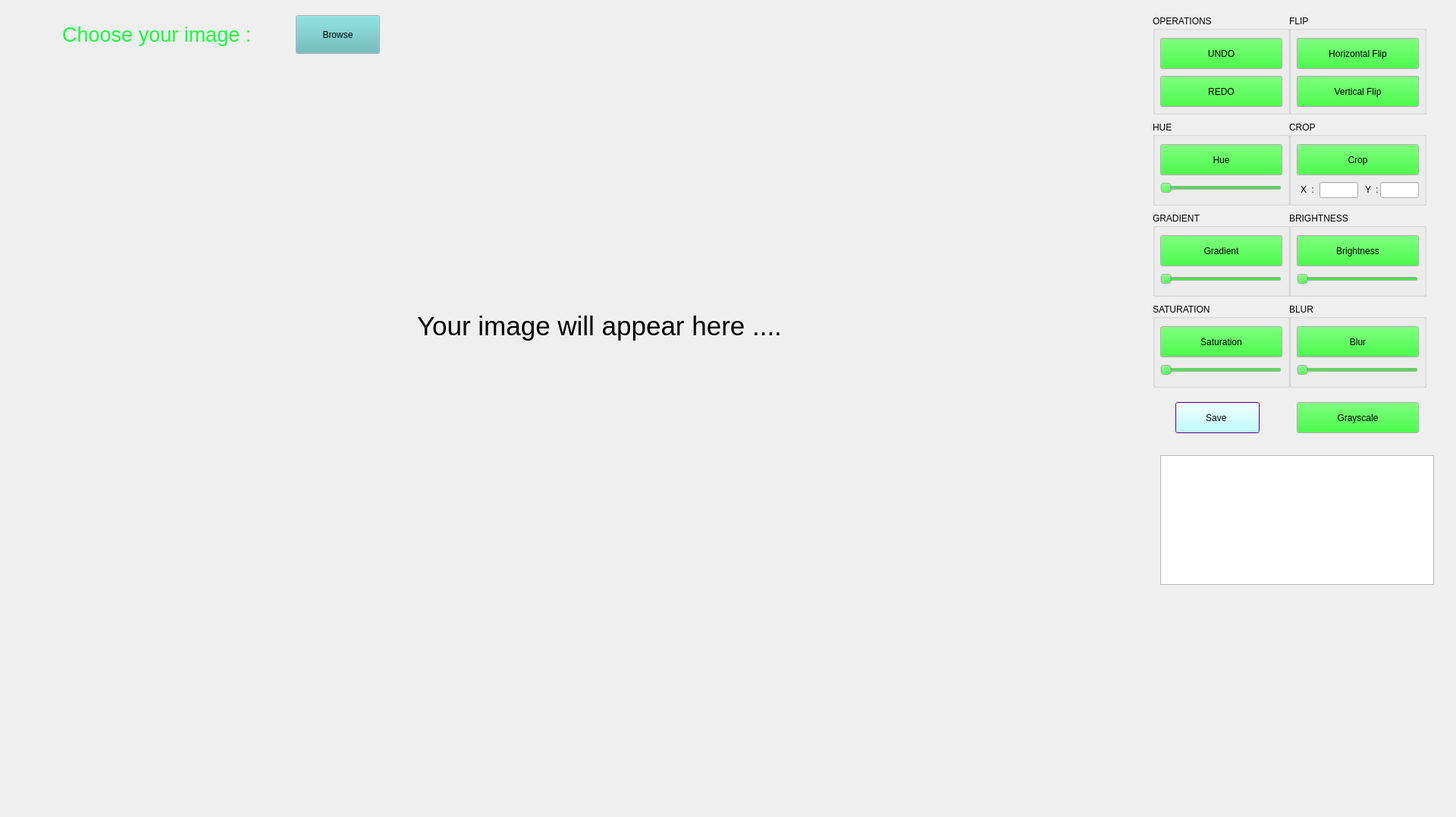
<?xml version="1.0" encoding="UTF-8"?>
<ui version="4.0">
 <class>miniprojClass</class>
 <widget class="QMainWindow" name="miniprojClass">
  <property name="geometry">
   <rect>
    <x>0</x>
    <y>0</y>
    <width>1920</width>
    <height>1077</height>
   </rect>
  </property>
  <property name="maximumSize">
   <size>
    <width>16777215</width>
    <height>16777215</height>
   </size>
  </property>
  <property name="windowTitle">
   <string>miniproj</string>
  </property>
  <widget class="QWidget" name="centralWidget">
   <widget class="QLabel" name="imageLabel">
    <property name="geometry">
     <rect>
      <x>70</x>
      <y>90</y>
      <width>1441</width>
      <height>721</height>
     </rect>
    </property>
    <property name="maximumSize">
     <size>
      <width>1920</width>
      <height>1080</height>
     </size>
    </property>
    <property name="text">
     <string>&lt;html&gt;&lt;head/&gt;&lt;body&gt;&lt;p align=&quot;center&quot;&gt;&lt;span style=&quot; font-size:26pt;&quot;&gt;Your image will appear here ....&lt;/span&gt;&lt;/p&gt;&lt;p align=&quot;center&quot;&gt;&lt;br/&gt;&lt;/p&gt;&lt;/body&gt;&lt;/html&gt;</string>
    </property>
   </widget>
   <widget class="QPushButton" name="browseButton">
    <property name="geometry">
     <rect>
      <x>390</x>
      <y>20</y>
      <width>111</width>
      <height>51</height>
     </rect>
    </property>
    <property name="minimumSize">
     <size>
      <width>0</width>
      <height>24</height>
     </size>
    </property>
    <property name="palette">
     <palette>
      <active>
       <colorrole role="WindowText">
        <brush brushstyle="SolidPattern">
         <color alpha="255">
          <red>0</red>
          <green>0</green>
          <blue>0</blue>
         </color>
        </brush>
       </colorrole>
       <colorrole role="Button">
        <brush brushstyle="SolidPattern">
         <color alpha="255">
          <red>95</red>
          <green>184</green>
          <blue>185</blue>
         </color>
        </brush>
       </colorrole>
      </active>
      <inactive>
       <colorrole role="WindowText">
        <brush brushstyle="SolidPattern">
         <color alpha="255">
          <red>0</red>
          <green>0</green>
          <blue>0</blue>
         </color>
        </brush>
       </colorrole>
       <colorrole role="Button">
        <brush brushstyle="SolidPattern">
         <color alpha="255">
          <red>95</red>
          <green>184</green>
          <blue>185</blue>
         </color>
        </brush>
       </colorrole>
      </inactive>
      <disabled>
       <colorrole role="Button">
        <brush brushstyle="SolidPattern">
         <color alpha="255">
          <red>95</red>
          <green>184</green>
          <blue>185</blue>
         </color>
        </brush>
       </colorrole>
      </disabled>
     </palette>
    </property>
    <property name="text">
     <string>Browse</string>
    </property>
   </widget>
   <widget class="QPushButton" name="grayscaleButton">
    <property name="geometry">
     <rect>
      <x>1710</x>
      <y>530</y>
      <width>161</width>
      <height>41</height>
     </rect>
    </property>
    <property name="palette">
     <palette>
      <active>
       <colorrole role="Button">
        <brush brushstyle="SolidPattern">
         <color alpha="255">
          <red>0</red>
          <green>255</green>
          <blue>0</blue>
         </color>
        </brush>
       </colorrole>
       <colorrole role="ButtonText">
        <brush brushstyle="SolidPattern">
         <color alpha="255">
          <red>0</red>
          <green>0</green>
          <blue>0</blue>
         </color>
        </brush>
       </colorrole>
      </active>
      <inactive>
       <colorrole role="Button">
        <brush brushstyle="SolidPattern">
         <color alpha="255">
          <red>0</red>
          <green>255</green>
          <blue>0</blue>
         </color>
        </brush>
       </colorrole>
       <colorrole role="ButtonText">
        <brush brushstyle="SolidPattern">
         <color alpha="255">
          <red>0</red>
          <green>0</green>
          <blue>0</blue>
         </color>
        </brush>
       </colorrole>
      </inactive>
      <disabled>
       <colorrole role="Button">
        <brush brushstyle="SolidPattern">
         <color alpha="255">
          <red>0</red>
          <green>255</green>
          <blue>0</blue>
         </color>
        </brush>
       </colorrole>
      </disabled>
     </palette>
    </property>
    <property name="text">
     <string>Grayscale</string>
    </property>
   </widget>
   <widget class="QPushButton" name="saveButton">
    <property name="geometry">
     <rect>
      <x>1550</x>
      <y>530</y>
      <width>111</width>
      <height>41</height>
     </rect>
    </property>
    <property name="palette">
     <palette>
      <active>
       <colorrole role="WindowText">
        <brush brushstyle="SolidPattern">
         <color alpha="255">
          <red>0</red>
          <green>0</green>
          <blue>0</blue>
         </color>
        </brush>
       </colorrole>
       <colorrole role="Button">
        <brush brushstyle="SolidPattern">
         <color alpha="255">
          <red>170</red>
          <green>255</green>
          <blue>255</blue>
         </color>
        </brush>
       </colorrole>
       <colorrole role="Light">
        <brush brushstyle="SolidPattern">
         <color alpha="255">
          <red>152</red>
          <green>27</green>
          <blue>255</blue>
         </color>
        </brush>
       </colorrole>
       <colorrole role="Midlight">
        <brush brushstyle="SolidPattern">
         <color alpha="255">
          <red>127</red>
          <green>14</green>
          <blue>220</blue>
         </color>
        </brush>
       </colorrole>
       <colorrole role="Dark">
        <brush brushstyle="SolidPattern">
         <color alpha="255">
          <red>51</red>
          <green>1</green>
          <blue>93</blue>
         </color>
        </brush>
       </colorrole>
       <colorrole role="Mid">
        <brush brushstyle="SolidPattern">
         <color alpha="255">
          <red>69</red>
          <green>1</green>
          <blue>124</blue>
         </color>
        </brush>
       </colorrole>
       <colorrole role="Text">
        <brush brushstyle="SolidPattern">
         <color alpha="255">
          <red>0</red>
          <green>0</green>
          <blue>0</blue>
         </color>
        </brush>
       </colorrole>
       <colorrole role="BrightText">
        <brush brushstyle="SolidPattern">
         <color alpha="255">
          <red>255</red>
          <green>255</green>
          <blue>255</blue>
         </color>
        </brush>
       </colorrole>
       <colorrole role="ButtonText">
        <brush brushstyle="SolidPattern">
         <color alpha="255">
          <red>0</red>
          <green>0</green>
          <blue>0</blue>
         </color>
        </brush>
       </colorrole>
       <colorrole role="Base">
        <brush brushstyle="SolidPattern">
         <color alpha="255">
          <red>255</red>
          <green>255</green>
          <blue>255</blue>
         </color>
        </brush>
       </colorrole>
       <colorrole role="Window">
        <brush brushstyle="SolidPattern">
         <color alpha="255">
          <red>103</red>
          <green>2</green>
          <blue>186</blue>
         </color>
        </brush>
       </colorrole>
       <colorrole role="Shadow">
        <brush brushstyle="SolidPattern">
         <color alpha="255">
          <red>0</red>
          <green>0</green>
          <blue>0</blue>
         </color>
        </brush>
       </colorrole>
       <colorrole role="AlternateBase">
        <brush brushstyle="SolidPattern">
         <color alpha="255">
          <red>179</red>
          <green>128</green>
          <blue>220</blue>
         </color>
        </brush>
       </colorrole>
       <colorrole role="ToolTipBase">
        <brush brushstyle="SolidPattern">
         <color alpha="255">
          <red>255</red>
          <green>255</green>
          <blue>220</blue>
         </color>
        </brush>
       </colorrole>
       <colorrole role="ToolTipText">
        <brush brushstyle="SolidPattern">
         <color alpha="255">
          <red>0</red>
          <green>0</green>
          <blue>0</blue>
         </color>
        </brush>
       </colorrole>
       <colorrole role="PlaceholderText">
        <brush brushstyle="SolidPattern">
         <color alpha="127">
          <red>0</red>
          <green>0</green>
          <blue>0</blue>
         </color>
        </brush>
       </colorrole>
       <colorrole role="Accent">
        <brush brushstyle="SolidPattern">
         <color alpha="255">
          <red>255</red>
          <green>255</green>
          <blue>255</blue>
         </color>
        </brush>
       </colorrole>
      </active>
      <inactive>
       <colorrole role="WindowText">
        <brush brushstyle="SolidPattern">
         <color alpha="255">
          <red>0</red>
          <green>0</green>
          <blue>0</blue>
         </color>
        </brush>
       </colorrole>
       <colorrole role="Button">
        <brush brushstyle="SolidPattern">
         <color alpha="255">
          <red>170</red>
          <green>255</green>
          <blue>255</blue>
         </color>
        </brush>
       </colorrole>
       <colorrole role="Light">
        <brush brushstyle="SolidPattern">
         <color alpha="255">
          <red>152</red>
          <green>27</green>
          <blue>255</blue>
         </color>
        </brush>
       </colorrole>
       <colorrole role="Midlight">
        <brush brushstyle="SolidPattern">
         <color alpha="255">
          <red>127</red>
          <green>14</green>
          <blue>220</blue>
         </color>
        </brush>
       </colorrole>
       <colorrole role="Dark">
        <brush brushstyle="SolidPattern">
         <color alpha="255">
          <red>51</red>
          <green>1</green>
          <blue>93</blue>
         </color>
        </brush>
       </colorrole>
       <colorrole role="Mid">
        <brush brushstyle="SolidPattern">
         <color alpha="255">
          <red>69</red>
          <green>1</green>
          <blue>124</blue>
         </color>
        </brush>
       </colorrole>
       <colorrole role="Text">
        <brush brushstyle="SolidPattern">
         <color alpha="255">
          <red>0</red>
          <green>0</green>
          <blue>0</blue>
         </color>
        </brush>
       </colorrole>
       <colorrole role="BrightText">
        <brush brushstyle="SolidPattern">
         <color alpha="255">
          <red>255</red>
          <green>255</green>
          <blue>255</blue>
         </color>
        </brush>
       </colorrole>
       <colorrole role="ButtonText">
        <brush brushstyle="SolidPattern">
         <color alpha="255">
          <red>0</red>
          <green>0</green>
          <blue>0</blue>
         </color>
        </brush>
       </colorrole>
       <colorrole role="Base">
        <brush brushstyle="SolidPattern">
         <color alpha="255">
          <red>255</red>
          <green>255</green>
          <blue>255</blue>
         </color>
        </brush>
       </colorrole>
       <colorrole role="Window">
        <brush brushstyle="SolidPattern">
         <color alpha="255">
          <red>103</red>
          <green>2</green>
          <blue>186</blue>
         </color>
        </brush>
       </colorrole>
       <colorrole role="Shadow">
        <brush brushstyle="SolidPattern">
         <color alpha="255">
          <red>0</red>
          <green>0</green>
          <blue>0</blue>
         </color>
        </brush>
       </colorrole>
       <colorrole role="AlternateBase">
        <brush brushstyle="SolidPattern">
         <color alpha="255">
          <red>179</red>
          <green>128</green>
          <blue>220</blue>
         </color>
        </brush>
       </colorrole>
       <colorrole role="ToolTipBase">
        <brush brushstyle="SolidPattern">
         <color alpha="255">
          <red>255</red>
          <green>255</green>
          <blue>220</blue>
         </color>
        </brush>
       </colorrole>
       <colorrole role="ToolTipText">
        <brush brushstyle="SolidPattern">
         <color alpha="255">
          <red>0</red>
          <green>0</green>
          <blue>0</blue>
         </color>
        </brush>
       </colorrole>
       <colorrole role="PlaceholderText">
        <brush brushstyle="SolidPattern">
         <color alpha="127">
          <red>0</red>
          <green>0</green>
          <blue>0</blue>
         </color>
        </brush>
       </colorrole>
       <colorrole role="Accent">
        <brush brushstyle="SolidPattern">
         <color alpha="255">
          <red>255</red>
          <green>255</green>
          <blue>255</blue>
         </color>
        </brush>
       </colorrole>
      </inactive>
      <disabled>
       <colorrole role="WindowText">
        <brush brushstyle="SolidPattern">
         <color alpha="255">
          <red>51</red>
          <green>1</green>
          <blue>93</blue>
         </color>
        </brush>
       </colorrole>
       <colorrole role="Button">
        <brush brushstyle="SolidPattern">
         <color alpha="255">
          <red>170</red>
          <green>255</green>
          <blue>255</blue>
         </color>
        </brush>
       </colorrole>
       <colorrole role="Light">
        <brush brushstyle="SolidPattern">
         <color alpha="255">
          <red>152</red>
          <green>27</green>
          <blue>255</blue>
         </color>
        </brush>
       </colorrole>
       <colorrole role="Midlight">
        <brush brushstyle="SolidPattern">
         <color alpha="255">
          <red>127</red>
          <green>14</green>
          <blue>220</blue>
         </color>
        </brush>
       </colorrole>
       <colorrole role="Dark">
        <brush brushstyle="SolidPattern">
         <color alpha="255">
          <red>51</red>
          <green>1</green>
          <blue>93</blue>
         </color>
        </brush>
       </colorrole>
       <colorrole role="Mid">
        <brush brushstyle="SolidPattern">
         <color alpha="255">
          <red>69</red>
          <green>1</green>
          <blue>124</blue>
         </color>
        </brush>
       </colorrole>
       <colorrole role="Text">
        <brush brushstyle="SolidPattern">
         <color alpha="255">
          <red>51</red>
          <green>1</green>
          <blue>93</blue>
         </color>
        </brush>
       </colorrole>
       <colorrole role="BrightText">
        <brush brushstyle="SolidPattern">
         <color alpha="255">
          <red>255</red>
          <green>255</green>
          <blue>255</blue>
         </color>
        </brush>
       </colorrole>
       <colorrole role="ButtonText">
        <brush brushstyle="SolidPattern">
         <color alpha="255">
          <red>51</red>
          <green>1</green>
          <blue>93</blue>
         </color>
        </brush>
       </colorrole>
       <colorrole role="Base">
        <brush brushstyle="SolidPattern">
         <color alpha="255">
          <red>103</red>
          <green>2</green>
          <blue>186</blue>
         </color>
        </brush>
       </colorrole>
       <colorrole role="Window">
        <brush brushstyle="SolidPattern">
         <color alpha="255">
          <red>103</red>
          <green>2</green>
          <blue>186</blue>
         </color>
        </brush>
       </colorrole>
       <colorrole role="Shadow">
        <brush brushstyle="SolidPattern">
         <color alpha="255">
          <red>0</red>
          <green>0</green>
          <blue>0</blue>
         </color>
        </brush>
       </colorrole>
       <colorrole role="AlternateBase">
        <brush brushstyle="SolidPattern">
         <color alpha="255">
          <red>103</red>
          <green>2</green>
          <blue>186</blue>
         </color>
        </brush>
       </colorrole>
       <colorrole role="ToolTipBase">
        <brush brushstyle="SolidPattern">
         <color alpha="255">
          <red>255</red>
          <green>255</green>
          <blue>220</blue>
         </color>
        </brush>
       </colorrole>
       <colorrole role="ToolTipText">
        <brush brushstyle="SolidPattern">
         <color alpha="255">
          <red>0</red>
          <green>0</green>
          <blue>0</blue>
         </color>
        </brush>
       </colorrole>
       <colorrole role="PlaceholderText">
        <brush brushstyle="SolidPattern">
         <color alpha="127">
          <red>51</red>
          <green>1</green>
          <blue>93</blue>
         </color>
        </brush>
       </colorrole>
       <colorrole role="Accent">
        <brush brushstyle="SolidPattern">
         <color alpha="255">
          <red>134</red>
          <green>3</green>
          <blue>242</blue>
         </color>
        </brush>
       </colorrole>
      </disabled>
     </palette>
    </property>
    <property name="text">
     <string>Save </string>
    </property>
   </widget>
   <widget class="QLabel" name="label_3">
    <property name="geometry">
     <rect>
      <x>60</x>
      <y>20</y>
      <width>301</width>
      <height>51</height>
     </rect>
    </property>
    <property name="text">
     <string>&lt;html&gt;&lt;head/&gt;&lt;body&gt;&lt;p align=&quot;center&quot;&gt;&lt;span style=&quot; font-size:20pt; color:#15ff38;&quot;&gt;Choose your image : &lt;/span&gt;&lt;/p&gt;&lt;/body&gt;&lt;/html&gt;</string>
    </property>
   </widget>
   <widget class="QGroupBox" name="groupBox">
    <property name="geometry">
     <rect>
      <x>1700</x>
      <y>400</y>
      <width>181</width>
      <height>111</height>
     </rect>
    </property>
    <property name="title">
     <string>BLUR</string>
    </property>
    <widget class="QPushButton" name="blurButton">
     <property name="geometry">
      <rect>
       <x>10</x>
       <y>30</y>
       <width>161</width>
       <height>41</height>
      </rect>
     </property>
     <property name="palette">
      <palette>
       <active>
        <colorrole role="Button">
         <brush brushstyle="SolidPattern">
          <color alpha="255">
           <red>0</red>
           <green>255</green>
           <blue>0</blue>
          </color>
         </brush>
        </colorrole>
        <colorrole role="ButtonText">
         <brush brushstyle="SolidPattern">
          <color alpha="255">
           <red>0</red>
           <green>0</green>
           <blue>0</blue>
          </color>
         </brush>
        </colorrole>
       </active>
       <inactive>
        <colorrole role="Button">
         <brush brushstyle="SolidPattern">
          <color alpha="255">
           <red>0</red>
           <green>255</green>
           <blue>0</blue>
          </color>
         </brush>
        </colorrole>
        <colorrole role="ButtonText">
         <brush brushstyle="SolidPattern">
          <color alpha="255">
           <red>0</red>
           <green>0</green>
           <blue>0</blue>
          </color>
         </brush>
        </colorrole>
       </inactive>
       <disabled>
        <colorrole role="Button">
         <brush brushstyle="SolidPattern">
          <color alpha="255">
           <red>0</red>
           <green>255</green>
           <blue>0</blue>
          </color>
         </brush>
        </colorrole>
       </disabled>
      </palette>
     </property>
     <property name="text">
      <string>Blur</string>
     </property>
    </widget>
    <widget class="QSlider" name="blurSlider">
     <property name="geometry">
      <rect>
       <x>10</x>
       <y>80</y>
       <width>160</width>
       <height>16</height>
      </rect>
     </property>
     <property name="palette">
      <palette>
       <active>
        <colorrole role="Button">
         <brush brushstyle="SolidPattern">
          <color alpha="255">
           <red>0</red>
           <green>255</green>
           <blue>0</blue>
          </color>
         </brush>
        </colorrole>
       </active>
       <inactive>
        <colorrole role="Button">
         <brush brushstyle="SolidPattern">
          <color alpha="255">
           <red>0</red>
           <green>255</green>
           <blue>0</blue>
          </color>
         </brush>
        </colorrole>
       </inactive>
       <disabled>
        <colorrole role="Button">
         <brush brushstyle="SolidPattern">
          <color alpha="255">
           <red>0</red>
           <green>255</green>
           <blue>0</blue>
          </color>
         </brush>
        </colorrole>
       </disabled>
      </palette>
     </property>
     <property name="orientation">
      <enum>Qt::Orientation::Horizontal</enum>
     </property>
    </widget>
   </widget>
   <widget class="QGroupBox" name="groupBox_2">
    <property name="geometry">
     <rect>
      <x>1700</x>
      <y>20</y>
      <width>181</width>
      <height>131</height>
     </rect>
    </property>
    <property name="title">
     <string>FLIP</string>
    </property>
    <widget class="QPushButton" name="HflipButton">
     <property name="geometry">
      <rect>
       <x>10</x>
       <y>30</y>
       <width>161</width>
       <height>41</height>
      </rect>
     </property>
     <property name="palette">
      <palette>
       <active>
        <colorrole role="Button">
         <brush brushstyle="SolidPattern">
          <color alpha="255">
           <red>0</red>
           <green>255</green>
           <blue>0</blue>
          </color>
         </brush>
        </colorrole>
        <colorrole role="ButtonText">
         <brush brushstyle="SolidPattern">
          <color alpha="255">
           <red>0</red>
           <green>0</green>
           <blue>0</blue>
          </color>
         </brush>
        </colorrole>
       </active>
       <inactive>
        <colorrole role="Button">
         <brush brushstyle="SolidPattern">
          <color alpha="255">
           <red>0</red>
           <green>255</green>
           <blue>0</blue>
          </color>
         </brush>
        </colorrole>
        <colorrole role="ButtonText">
         <brush brushstyle="SolidPattern">
          <color alpha="255">
           <red>0</red>
           <green>0</green>
           <blue>0</blue>
          </color>
         </brush>
        </colorrole>
       </inactive>
       <disabled>
        <colorrole role="Button">
         <brush brushstyle="SolidPattern">
          <color alpha="255">
           <red>0</red>
           <green>255</green>
           <blue>0</blue>
          </color>
         </brush>
        </colorrole>
       </disabled>
      </palette>
     </property>
     <property name="text">
      <string>Horizontal Flip</string>
     </property>
    </widget>
    <widget class="QPushButton" name="VflipButton">
     <property name="geometry">
      <rect>
       <x>10</x>
       <y>80</y>
       <width>161</width>
       <height>41</height>
      </rect>
     </property>
     <property name="palette">
      <palette>
       <active>
        <colorrole role="Button">
         <brush brushstyle="SolidPattern">
          <color alpha="255">
           <red>0</red>
           <green>255</green>
           <blue>0</blue>
          </color>
         </brush>
        </colorrole>
        <colorrole role="ButtonText">
         <brush brushstyle="SolidPattern">
          <color alpha="255">
           <red>0</red>
           <green>0</green>
           <blue>0</blue>
          </color>
         </brush>
        </colorrole>
       </active>
       <inactive>
        <colorrole role="Button">
         <brush brushstyle="SolidPattern">
          <color alpha="255">
           <red>0</red>
           <green>255</green>
           <blue>0</blue>
          </color>
         </brush>
        </colorrole>
        <colorrole role="ButtonText">
         <brush brushstyle="SolidPattern">
          <color alpha="255">
           <red>0</red>
           <green>0</green>
           <blue>0</blue>
          </color>
         </brush>
        </colorrole>
       </inactive>
       <disabled>
        <colorrole role="Button">
         <brush brushstyle="SolidPattern">
          <color alpha="255">
           <red>0</red>
           <green>255</green>
           <blue>0</blue>
          </color>
         </brush>
        </colorrole>
       </disabled>
      </palette>
     </property>
     <property name="text">
      <string>Vertical Flip</string>
     </property>
    </widget>
   </widget>
   <widget class="QGroupBox" name="groupBox_3">
    <property name="geometry">
     <rect>
      <x>1700</x>
      <y>160</y>
      <width>181</width>
      <height>111</height>
     </rect>
    </property>
    <property name="title">
     <string>CROP</string>
    </property>
    <widget class="QLabel" name="label_2">
     <property name="geometry">
      <rect>
       <x>100</x>
       <y>80</y>
       <width>21</width>
       <height>20</height>
      </rect>
     </property>
     <property name="text">
      <string>Y  :</string>
     </property>
    </widget>
    <widget class="QPushButton" name="cropButton">
     <property name="geometry">
      <rect>
       <x>10</x>
       <y>30</y>
       <width>161</width>
       <height>41</height>
      </rect>
     </property>
     <property name="palette">
      <palette>
       <active>
        <colorrole role="Button">
         <brush brushstyle="SolidPattern">
          <color alpha="255">
           <red>0</red>
           <green>255</green>
           <blue>0</blue>
          </color>
         </brush>
        </colorrole>
        <colorrole role="ButtonText">
         <brush brushstyle="SolidPattern">
          <color alpha="255">
           <red>0</red>
           <green>0</green>
           <blue>0</blue>
          </color>
         </brush>
        </colorrole>
       </active>
       <inactive>
        <colorrole role="Button">
         <brush brushstyle="SolidPattern">
          <color alpha="255">
           <red>0</red>
           <green>255</green>
           <blue>0</blue>
          </color>
         </brush>
        </colorrole>
        <colorrole role="ButtonText">
         <brush brushstyle="SolidPattern">
          <color alpha="255">
           <red>0</red>
           <green>0</green>
           <blue>0</blue>
          </color>
         </brush>
        </colorrole>
       </inactive>
       <disabled>
        <colorrole role="Button">
         <brush brushstyle="SolidPattern">
          <color alpha="255">
           <red>0</red>
           <green>255</green>
           <blue>0</blue>
          </color>
         </brush>
        </colorrole>
       </disabled>
      </palette>
     </property>
     <property name="text">
      <string>Crop</string>
     </property>
    </widget>
    <widget class="QLineEdit" name="axisY">
     <property name="geometry">
      <rect>
       <x>120</x>
       <y>80</y>
       <width>51</width>
       <height>21</height>
      </rect>
     </property>
     <property name="palette">
      <palette>
       <active>
        <colorrole role="Button">
         <brush brushstyle="SolidPattern">
          <color alpha="255">
           <red>0</red>
           <green>170</green>
           <blue>0</blue>
          </color>
         </brush>
        </colorrole>
       </active>
       <inactive>
        <colorrole role="Button">
         <brush brushstyle="SolidPattern">
          <color alpha="255">
           <red>0</red>
           <green>170</green>
           <blue>0</blue>
          </color>
         </brush>
        </colorrole>
       </inactive>
       <disabled>
        <colorrole role="Button">
         <brush brushstyle="SolidPattern">
          <color alpha="255">
           <red>0</red>
           <green>170</green>
           <blue>0</blue>
          </color>
         </brush>
        </colorrole>
       </disabled>
      </palette>
     </property>
    </widget>
    <widget class="QLineEdit" name="axisX">
     <property name="geometry">
      <rect>
       <x>40</x>
       <y>80</y>
       <width>51</width>
       <height>21</height>
      </rect>
     </property>
     <property name="palette">
      <palette>
       <active>
        <colorrole role="Button">
         <brush brushstyle="SolidPattern">
          <color alpha="255">
           <red>0</red>
           <green>170</green>
           <blue>0</blue>
          </color>
         </brush>
        </colorrole>
       </active>
       <inactive>
        <colorrole role="Button">
         <brush brushstyle="SolidPattern">
          <color alpha="255">
           <red>0</red>
           <green>170</green>
           <blue>0</blue>
          </color>
         </brush>
        </colorrole>
       </inactive>
       <disabled>
        <colorrole role="Button">
         <brush brushstyle="SolidPattern">
          <color alpha="255">
           <red>0</red>
           <green>170</green>
           <blue>0</blue>
          </color>
         </brush>
        </colorrole>
       </disabled>
      </palette>
     </property>
     <property name="text">
      <string/>
     </property>
    </widget>
    <widget class="QLabel" name="label">
     <property name="geometry">
      <rect>
       <x>15</x>
       <y>80</y>
       <width>21</width>
       <height>20</height>
      </rect>
     </property>
     <property name="text">
      <string>X  :</string>
     </property>
    </widget>
   </widget>
   <widget class="QGroupBox" name="groupBox_5">
    <property name="geometry">
     <rect>
      <x>1700</x>
      <y>280</y>
      <width>181</width>
      <height>111</height>
     </rect>
    </property>
    <property name="title">
     <string>BRIGHTNESS</string>
    </property>
    <widget class="QPushButton" name="brightnessButton">
     <property name="geometry">
      <rect>
       <x>10</x>
       <y>30</y>
       <width>161</width>
       <height>41</height>
      </rect>
     </property>
     <property name="palette">
      <palette>
       <active>
        <colorrole role="Button">
         <brush brushstyle="SolidPattern">
          <color alpha="255">
           <red>0</red>
           <green>255</green>
           <blue>0</blue>
          </color>
         </brush>
        </colorrole>
        <colorrole role="ButtonText">
         <brush brushstyle="SolidPattern">
          <color alpha="255">
           <red>0</red>
           <green>0</green>
           <blue>0</blue>
          </color>
         </brush>
        </colorrole>
       </active>
       <inactive>
        <colorrole role="Button">
         <brush brushstyle="SolidPattern">
          <color alpha="255">
           <red>0</red>
           <green>255</green>
           <blue>0</blue>
          </color>
         </brush>
        </colorrole>
        <colorrole role="ButtonText">
         <brush brushstyle="SolidPattern">
          <color alpha="255">
           <red>0</red>
           <green>0</green>
           <blue>0</blue>
          </color>
         </brush>
        </colorrole>
       </inactive>
       <disabled>
        <colorrole role="Button">
         <brush brushstyle="SolidPattern">
          <color alpha="255">
           <red>0</red>
           <green>255</green>
           <blue>0</blue>
          </color>
         </brush>
        </colorrole>
       </disabled>
      </palette>
     </property>
     <property name="text">
      <string>Brightness</string>
     </property>
    </widget>
    <widget class="QSlider" name="brightnessSlider">
     <property name="geometry">
      <rect>
       <x>10</x>
       <y>80</y>
       <width>160</width>
       <height>16</height>
      </rect>
     </property>
     <property name="palette">
      <palette>
       <active>
        <colorrole role="Button">
         <brush brushstyle="SolidPattern">
          <color alpha="255">
           <red>0</red>
           <green>255</green>
           <blue>0</blue>
          </color>
         </brush>
        </colorrole>
        <colorrole role="Base">
         <brush brushstyle="SolidPattern">
          <color alpha="255">
           <red>0</red>
           <green>255</green>
           <blue>127</blue>
          </color>
         </brush>
        </colorrole>
       </active>
       <inactive>
        <colorrole role="Button">
         <brush brushstyle="SolidPattern">
          <color alpha="255">
           <red>0</red>
           <green>255</green>
           <blue>0</blue>
          </color>
         </brush>
        </colorrole>
        <colorrole role="Base">
         <brush brushstyle="SolidPattern">
          <color alpha="255">
           <red>0</red>
           <green>255</green>
           <blue>127</blue>
          </color>
         </brush>
        </colorrole>
       </inactive>
       <disabled>
        <colorrole role="Button">
         <brush brushstyle="SolidPattern">
          <color alpha="255">
           <red>0</red>
           <green>255</green>
           <blue>0</blue>
          </color>
         </brush>
        </colorrole>
       </disabled>
      </palette>
     </property>
     <property name="orientation">
      <enum>Qt::Orientation::Horizontal</enum>
     </property>
    </widget>
   </widget>
   <widget class="QGroupBox" name="OPERATIONS">
    <property name="geometry">
     <rect>
      <x>1520</x>
      <y>20</y>
      <width>181</width>
      <height>131</height>
     </rect>
    </property>
    <property name="title">
     <string>OPERATIONS</string>
    </property>
    <widget class="QPushButton" name="undoButton">
     <property name="geometry">
      <rect>
       <x>10</x>
       <y>30</y>
       <width>161</width>
       <height>41</height>
      </rect>
     </property>
     <property name="palette">
      <palette>
       <active>
        <colorrole role="Button">
         <brush brushstyle="SolidPattern">
          <color alpha="255">
           <red>0</red>
           <green>255</green>
           <blue>0</blue>
          </color>
         </brush>
        </colorrole>
        <colorrole role="ButtonText">
         <brush brushstyle="SolidPattern">
          <color alpha="255">
           <red>0</red>
           <green>0</green>
           <blue>0</blue>
          </color>
         </brush>
        </colorrole>
       </active>
       <inactive>
        <colorrole role="Button">
         <brush brushstyle="SolidPattern">
          <color alpha="255">
           <red>0</red>
           <green>255</green>
           <blue>0</blue>
          </color>
         </brush>
        </colorrole>
        <colorrole role="ButtonText">
         <brush brushstyle="SolidPattern">
          <color alpha="255">
           <red>0</red>
           <green>0</green>
           <blue>0</blue>
          </color>
         </brush>
        </colorrole>
       </inactive>
       <disabled>
        <colorrole role="Button">
         <brush brushstyle="SolidPattern">
          <color alpha="255">
           <red>0</red>
           <green>255</green>
           <blue>0</blue>
          </color>
         </brush>
        </colorrole>
       </disabled>
      </palette>
     </property>
     <property name="text">
      <string>UNDO</string>
     </property>
    </widget>
    <widget class="QPushButton" name="redoButton">
     <property name="geometry">
      <rect>
       <x>10</x>
       <y>80</y>
       <width>161</width>
       <height>41</height>
      </rect>
     </property>
     <property name="palette">
      <palette>
       <active>
        <colorrole role="Button">
         <brush brushstyle="SolidPattern">
          <color alpha="255">
           <red>0</red>
           <green>255</green>
           <blue>0</blue>
          </color>
         </brush>
        </colorrole>
        <colorrole role="ButtonText">
         <brush brushstyle="SolidPattern">
          <color alpha="255">
           <red>0</red>
           <green>0</green>
           <blue>0</blue>
          </color>
         </brush>
        </colorrole>
       </active>
       <inactive>
        <colorrole role="Button">
         <brush brushstyle="SolidPattern">
          <color alpha="255">
           <red>0</red>
           <green>255</green>
           <blue>0</blue>
          </color>
         </brush>
        </colorrole>
        <colorrole role="ButtonText">
         <brush brushstyle="SolidPattern">
          <color alpha="255">
           <red>0</red>
           <green>0</green>
           <blue>0</blue>
          </color>
         </brush>
        </colorrole>
       </inactive>
       <disabled>
        <colorrole role="Button">
         <brush brushstyle="SolidPattern">
          <color alpha="255">
           <red>0</red>
           <green>255</green>
           <blue>0</blue>
          </color>
         </brush>
        </colorrole>
       </disabled>
      </palette>
     </property>
     <property name="text">
      <string>REDO</string>
     </property>
    </widget>
   </widget>
   <widget class="QGroupBox" name="groupBox_6">
    <property name="geometry">
     <rect>
      <x>1520</x>
      <y>160</y>
      <width>181</width>
      <height>111</height>
     </rect>
    </property>
    <property name="title">
     <string>HUE</string>
    </property>
    <widget class="QPushButton" name="hueButton">
     <property name="geometry">
      <rect>
       <x>10</x>
       <y>30</y>
       <width>161</width>
       <height>41</height>
      </rect>
     </property>
     <property name="palette">
      <palette>
       <active>
        <colorrole role="Button">
         <brush brushstyle="SolidPattern">
          <color alpha="255">
           <red>0</red>
           <green>255</green>
           <blue>0</blue>
          </color>
         </brush>
        </colorrole>
        <colorrole role="ButtonText">
         <brush brushstyle="SolidPattern">
          <color alpha="255">
           <red>0</red>
           <green>0</green>
           <blue>0</blue>
          </color>
         </brush>
        </colorrole>
       </active>
       <inactive>
        <colorrole role="Button">
         <brush brushstyle="SolidPattern">
          <color alpha="255">
           <red>0</red>
           <green>255</green>
           <blue>0</blue>
          </color>
         </brush>
        </colorrole>
        <colorrole role="ButtonText">
         <brush brushstyle="SolidPattern">
          <color alpha="255">
           <red>0</red>
           <green>0</green>
           <blue>0</blue>
          </color>
         </brush>
        </colorrole>
       </inactive>
       <disabled>
        <colorrole role="Button">
         <brush brushstyle="SolidPattern">
          <color alpha="255">
           <red>0</red>
           <green>255</green>
           <blue>0</blue>
          </color>
         </brush>
        </colorrole>
       </disabled>
      </palette>
     </property>
     <property name="text">
      <string>Hue</string>
     </property>
    </widget>
    <widget class="QSlider" name="hueSlider">
     <property name="geometry">
      <rect>
       <x>10</x>
       <y>80</y>
       <width>160</width>
       <height>16</height>
      </rect>
     </property>
     <property name="palette">
      <palette>
       <active>
        <colorrole role="Button">
         <brush brushstyle="SolidPattern">
          <color alpha="255">
           <red>0</red>
           <green>255</green>
           <blue>0</blue>
          </color>
         </brush>
        </colorrole>
        <colorrole role="Base">
         <brush brushstyle="SolidPattern">
          <color alpha="255">
           <red>0</red>
           <green>255</green>
           <blue>127</blue>
          </color>
         </brush>
        </colorrole>
       </active>
       <inactive>
        <colorrole role="Button">
         <brush brushstyle="SolidPattern">
          <color alpha="255">
           <red>0</red>
           <green>255</green>
           <blue>0</blue>
          </color>
         </brush>
        </colorrole>
        <colorrole role="Base">
         <brush brushstyle="SolidPattern">
          <color alpha="255">
           <red>0</red>
           <green>255</green>
           <blue>127</blue>
          </color>
         </brush>
        </colorrole>
       </inactive>
       <disabled>
        <colorrole role="Button">
         <brush brushstyle="SolidPattern">
          <color alpha="255">
           <red>0</red>
           <green>255</green>
           <blue>0</blue>
          </color>
         </brush>
        </colorrole>
       </disabled>
      </palette>
     </property>
     <property name="orientation">
      <enum>Qt::Orientation::Horizontal</enum>
     </property>
    </widget>
   </widget>
   <widget class="QGroupBox" name="groupBox_8">
    <property name="geometry">
     <rect>
      <x>1520</x>
      <y>280</y>
      <width>181</width>
      <height>111</height>
     </rect>
    </property>
    <property name="title">
     <string>GRADIENT</string>
    </property>
    <widget class="QPushButton" name="gradientButton">
     <property name="geometry">
      <rect>
       <x>10</x>
       <y>30</y>
       <width>161</width>
       <height>41</height>
      </rect>
     </property>
     <property name="palette">
      <palette>
       <active>
        <colorrole role="Button">
         <brush brushstyle="SolidPattern">
          <color alpha="255">
           <red>0</red>
           <green>255</green>
           <blue>0</blue>
          </color>
         </brush>
        </colorrole>
        <colorrole role="ButtonText">
         <brush brushstyle="SolidPattern">
          <color alpha="255">
           <red>0</red>
           <green>0</green>
           <blue>0</blue>
          </color>
         </brush>
        </colorrole>
       </active>
       <inactive>
        <colorrole role="Button">
         <brush brushstyle="SolidPattern">
          <color alpha="255">
           <red>0</red>
           <green>255</green>
           <blue>0</blue>
          </color>
         </brush>
        </colorrole>
        <colorrole role="ButtonText">
         <brush brushstyle="SolidPattern">
          <color alpha="255">
           <red>0</red>
           <green>0</green>
           <blue>0</blue>
          </color>
         </brush>
        </colorrole>
       </inactive>
       <disabled>
        <colorrole role="Button">
         <brush brushstyle="SolidPattern">
          <color alpha="255">
           <red>0</red>
           <green>255</green>
           <blue>0</blue>
          </color>
         </brush>
        </colorrole>
       </disabled>
      </palette>
     </property>
     <property name="text">
      <string>Gradient</string>
     </property>
    </widget>
    <widget class="QSlider" name="gradientSlider">
     <property name="geometry">
      <rect>
       <x>10</x>
       <y>80</y>
       <width>160</width>
       <height>16</height>
      </rect>
     </property>
     <property name="palette">
      <palette>
       <active>
        <colorrole role="Button">
         <brush brushstyle="SolidPattern">
          <color alpha="255">
           <red>0</red>
           <green>255</green>
           <blue>0</blue>
          </color>
         </brush>
        </colorrole>
        <colorrole role="Base">
         <brush brushstyle="SolidPattern">
          <color alpha="255">
           <red>0</red>
           <green>255</green>
           <blue>127</blue>
          </color>
         </brush>
        </colorrole>
       </active>
       <inactive>
        <colorrole role="Button">
         <brush brushstyle="SolidPattern">
          <color alpha="255">
           <red>0</red>
           <green>255</green>
           <blue>0</blue>
          </color>
         </brush>
        </colorrole>
        <colorrole role="Base">
         <brush brushstyle="SolidPattern">
          <color alpha="255">
           <red>0</red>
           <green>255</green>
           <blue>127</blue>
          </color>
         </brush>
        </colorrole>
       </inactive>
       <disabled>
        <colorrole role="Button">
         <brush brushstyle="SolidPattern">
          <color alpha="255">
           <red>0</red>
           <green>255</green>
           <blue>0</blue>
          </color>
         </brush>
        </colorrole>
       </disabled>
      </palette>
     </property>
     <property name="orientation">
      <enum>Qt::Orientation::Horizontal</enum>
     </property>
    </widget>
   </widget>
   <widget class="QGroupBox" name="groupBox_9">
    <property name="geometry">
     <rect>
      <x>1520</x>
      <y>400</y>
      <width>181</width>
      <height>111</height>
     </rect>
    </property>
    <property name="title">
     <string>SATURATION</string>
    </property>
    <widget class="QPushButton" name="saturationButton">
     <property name="geometry">
      <rect>
       <x>10</x>
       <y>30</y>
       <width>161</width>
       <height>41</height>
      </rect>
     </property>
     <property name="palette">
      <palette>
       <active>
        <colorrole role="Button">
         <brush brushstyle="SolidPattern">
          <color alpha="255">
           <red>0</red>
           <green>255</green>
           <blue>0</blue>
          </color>
         </brush>
        </colorrole>
        <colorrole role="ButtonText">
         <brush brushstyle="SolidPattern">
          <color alpha="255">
           <red>0</red>
           <green>0</green>
           <blue>0</blue>
          </color>
         </brush>
        </colorrole>
       </active>
       <inactive>
        <colorrole role="Button">
         <brush brushstyle="SolidPattern">
          <color alpha="255">
           <red>0</red>
           <green>255</green>
           <blue>0</blue>
          </color>
         </brush>
        </colorrole>
        <colorrole role="ButtonText">
         <brush brushstyle="SolidPattern">
          <color alpha="255">
           <red>0</red>
           <green>0</green>
           <blue>0</blue>
          </color>
         </brush>
        </colorrole>
       </inactive>
       <disabled>
        <colorrole role="Button">
         <brush brushstyle="SolidPattern">
          <color alpha="255">
           <red>0</red>
           <green>255</green>
           <blue>0</blue>
          </color>
         </brush>
        </colorrole>
       </disabled>
      </palette>
     </property>
     <property name="text">
      <string>Saturation</string>
     </property>
    </widget>
    <widget class="QSlider" name="saturationSlider">
     <property name="geometry">
      <rect>
       <x>10</x>
       <y>80</y>
       <width>160</width>
       <height>16</height>
      </rect>
     </property>
     <property name="palette">
      <palette>
       <active>
        <colorrole role="Button">
         <brush brushstyle="SolidPattern">
          <color alpha="255">
           <red>0</red>
           <green>255</green>
           <blue>0</blue>
          </color>
         </brush>
        </colorrole>
        <colorrole role="Base">
         <brush brushstyle="SolidPattern">
          <color alpha="255">
           <red>0</red>
           <green>255</green>
           <blue>127</blue>
          </color>
         </brush>
        </colorrole>
       </active>
       <inactive>
        <colorrole role="Button">
         <brush brushstyle="SolidPattern">
          <color alpha="255">
           <red>0</red>
           <green>255</green>
           <blue>0</blue>
          </color>
         </brush>
        </colorrole>
        <colorrole role="Base">
         <brush brushstyle="SolidPattern">
          <color alpha="255">
           <red>0</red>
           <green>255</green>
           <blue>127</blue>
          </color>
         </brush>
        </colorrole>
       </inactive>
       <disabled>
        <colorrole role="Button">
         <brush brushstyle="SolidPattern">
          <color alpha="255">
           <red>0</red>
           <green>255</green>
           <blue>0</blue>
          </color>
         </brush>
        </colorrole>
       </disabled>
      </palette>
     </property>
     <property name="orientation">
      <enum>Qt::Orientation::Horizontal</enum>
     </property>
    </widget>
   </widget>
   <widget class="QTextEdit" name="infoText">
    <property name="geometry">
     <rect>
      <x>1530</x>
      <y>600</y>
      <width>361</width>
      <height>171</height>
     </rect>
    </property>
    <property name="html">
     <string>&lt;!DOCTYPE HTML PUBLIC &quot;-//W3C//DTD HTML 4.0//EN&quot; &quot;http://www.w3.org/TR/REC-html40/strict.dtd&quot;&gt;
&lt;html&gt;&lt;head&gt;&lt;meta name=&quot;qrichtext&quot; content=&quot;1&quot; /&gt;&lt;meta charset=&quot;utf-8&quot; /&gt;&lt;style type=&quot;text/css&quot;&gt;
p, li { white-space: pre-wrap; }
hr { height: 1px; border-width: 0; }
li.unchecked::marker { content: &quot;\2610&quot;; }
li.checked::marker { content: &quot;\2612&quot;; }
&lt;/style&gt;&lt;/head&gt;&lt;body style=&quot; font-family:'Segoe UI'; font-size:9pt; font-weight:400; font-style:normal;&quot;&gt;
&lt;p style=&quot;-qt-paragraph-type:empty; margin-top:0px; margin-bottom:0px; margin-left:0px; margin-right:0px; -qt-block-indent:0; text-indent:0px;&quot;&gt;&lt;br /&gt;&lt;/p&gt;&lt;/body&gt;&lt;/html&gt;</string>
    </property>
   </widget>
  </widget>
 </widget>
 <layoutdefault spacing="6" margin="11"/>
 <resources>
  <include location="miniproj.qrc"/>
 </resources>
 <connections/>
</ui>
